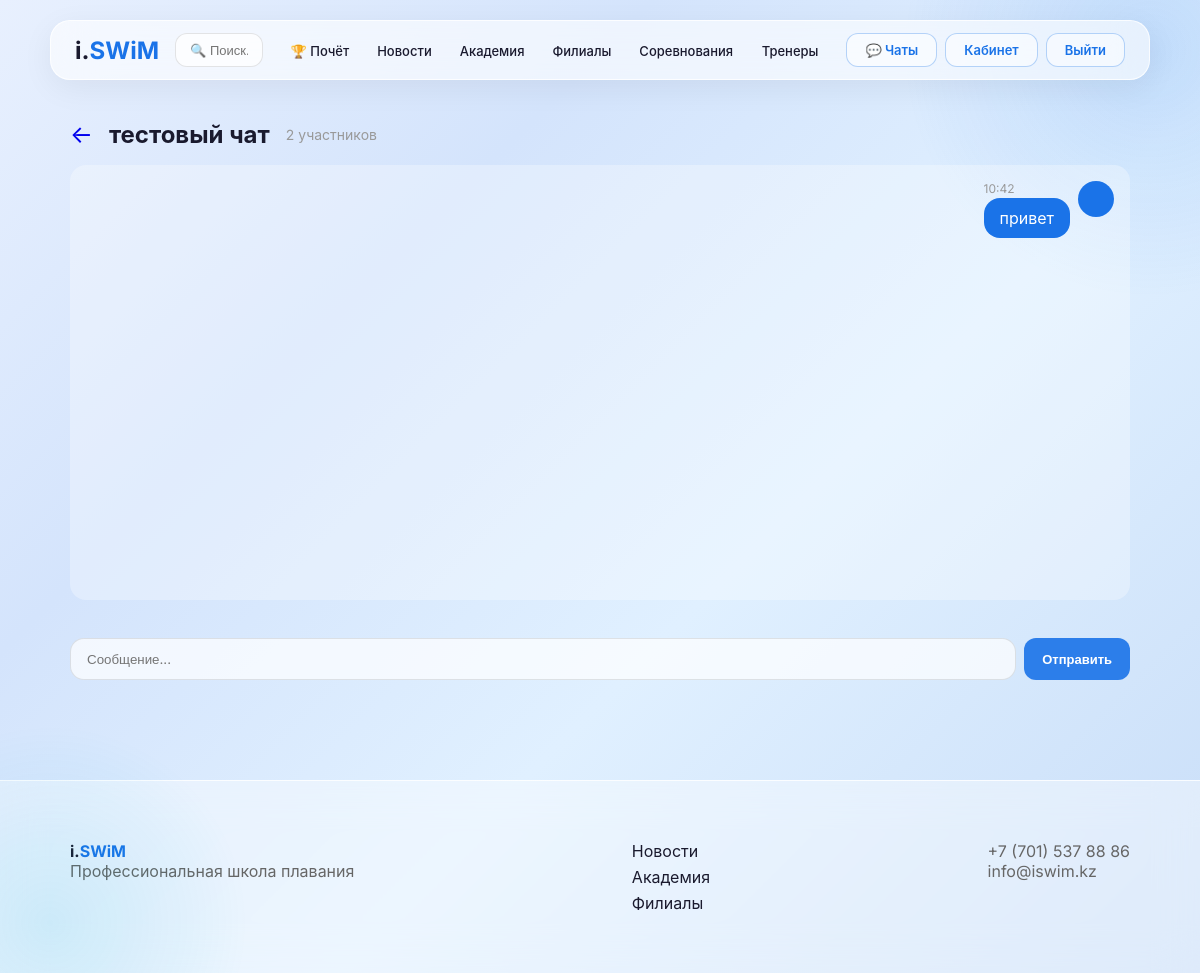
Screenshot of /chat/1/ (signed in) with the database file from the repository.
### chat/models.py (models this page shows, shortened)
class ChatRoom(models.Model):
    ROOM_TYPES = [
        ('private', 'Личный'),
        ('group', 'Групповой'),
    ]
    name = models.CharField(max_length=100, verbose_name='Название')
    room_type = models.CharField(max_length=10, choices=ROOM_TYPES, default='private', verbose_name='Тип')
    participants = models.ManyToManyField(User, related_name='chat_rooms', verbose_name='Участники')
    created_by = models.ForeignKey(User, on_delete=models.CASCADE, related_name='created_rooms', verbose_name='Создатель')
    created_at = models.DateTimeField(auto_now_add=True, verbose_name='Создана')
    avatar = models.ImageField(upload_to='chat_avatars/', blank=True, verbose_name='Аватар')
    class Meta:
        verbose_name = 'Чат'
        verbose_name_plural = 'Чаты'

class Message(models.Model):
    room = models.ForeignKey(ChatRoom, on_delete=models.CASCADE, related_name='messages', verbose_name='Чат')
    sender = models.ForeignKey(User, on_delete=models.CASCADE, related_name='messages', verbose_name='Отправитель')
    text = models.TextField(verbose_name='Текст')
    created_at = models.DateTimeField(auto_now_add=True, verbose_name='Отправлено')
    is_read = models.BooleanField(default=False, verbose_name='Прочитано')
    class Meta:
        verbose_name = 'Сообщение'
        verbose_name_plural = 'Сообщения'
        ordering = ['created_at']

### users/models.py (models this page shows, shortened)
class User(AbstractUser):
    middle_name = models.CharField(max_length=50, blank=True, verbose_name='Отчество')
    phone = models.CharField(max_length=20, blank=True, verbose_name='Телефон')
    avatar = models.ImageField(upload_to='avatars/', blank=True, verbose_name='Аватар')
    class Meta:
        verbose_name = 'Пользователь'
        verbose_name_plural = 'Пользователи'

### chat/views.py (the view)
# urls.py: path('chat/<int:room_id>/', chat_room, name='chat_room'),
@login_required
def chat_room(request, room_id):
    room = get_object_or_404(ChatRoom, id=room_id, participants=request.user)
    messages = room.messages.all()[:50]
    room.messages.exclude(sender=request.user).update(is_read=True)
    return render(request, 'chat/chat_room.html', {
        'room': room,
        'messages': messages,
    })

### chat/templates/chat/chat_room.html (shortened to what this page needs)
{% extends 'core/base.html' %}
{% block content %}
<div class="container" style="height:calc(100vh - 200px);display:flex;flex-direction:column;">
    <div style="display:flex;align-items:center;gap:16px;margin-bottom:16px;">
        <a href="{% url 'chat_list' %}" style="font-size:24px;text-decoration:none;">←</a>
        <h2 style="margin:0;">{{ room.name }}</h2>
        <span style="color:#999;font-size:14px;">{{ room.participants.count }} участников</span>
    </div>
    <div id="messages" style="flex:1;overflow-y:auto;padding:16px;background:rgba(255,255,255,0.3);border-radius:16px;margin-bottom:16px;">
        {% for msg in messages %}
            <div style="margin-bottom:12px;display:flex;gap:8px;{% if msg.sender == user %}flex-direction:row-reverse;{% endif %}">
                <div style="width:36px;height:36px;border-radius:50%;background:{% if msg.sender == user %}#1a73e8{% else %}rgba(0,0,0,0.1){% endif %};display:flex;align-items:center;justify-content:center;color:{% if msg.sender == user %}white{% else %}#333{% endif %};font-size:14px;font-weight:600;flex-shrink:0;">
                </div>
                <div style="max-width:70%;">
                    <div style="font-size:12px;color:#999;margin-bottom:2px;">{{ msg.sender.get_full_name }} {{ msg.created_at|date:"H:i" }}</div>
                    <div style="background:{% if msg.sender == user %}#1a73e8;color:white;{% else %}rgba(255,255,255,0.8);{% endif %}padding:10px 16px;border-radius:16px;word-wrap:break-word;">
                        {{ msg.text }}
                    </div>
                </div>
            </div>
        {% endfor %}
    </div>
    <div id="typing-indicator" style="font-size:12px;color:#999;margin-bottom:4px;min-height:18px;"></div>
    <form id="message-form" style="display:flex;gap:8px;">
        <input type="text" id="message-input" placeholder="Сообщение..." autocomplete="off" style="flex:1;padding:12px 16px;border-radius:14px;border:1px solid rgba(0,0,0,0.1);background:rgba(255,255,255,0.7);font-family:Inter,sans-serif;">
        <button type="submit" class="btn-glass">Отправить</button>
    </form>
</div>
{% endblock %}

### core/templates/core/base.html (style rules this page uses)
* { margin: 0; padding: 0; box-sizing: border-box; }
body { font-family: 'Inter', -apple-system, BlinkMacSystemFont, sans-serif; background: linear-gradient(135deg, #e8f0fe 0%, #d4e4fc 30%, #e0f0ff 60%, #c8ddf8 100%); background-attachment: fixed; min-height: 100vh; color: #1a1a2e; -webkit-font-smoothing: antialiased; }
body::before { content: ''; position: fixed; top: -200px; right: -200px; width: 500px; height: 500px; background: radial-gradient(circle, rgba(26,115,232,0.15) 0%, transparent 70%); border-radius: 50%; pointer-events: none; z-index: 0; }
body::after { content: ''; position: fixed; bottom: -150px; left: -150px; width: 400px; height: 400px; background: radial-gradient(circle, rgba(0,180,216,0.12) 0%, transparent 70%); border-radius: 50%; pointer-events: none; z-index: 0; }
.btn-glass, .btn-glass-outline { padding: 8px 18px; border-radius: 12px; font-weight: 600; font-size: 13px; cursor: pointer; text-decoration: none; display: inline-block; transition: all 0.3s; white-space: nowrap; }
.btn-glass { background: rgba(26,115,232,0.9); color: white; border: none; }
.container { max-width: 1100px; margin: 0 auto; padding: 20px; }

### rows the page displays
ChatRoom: name "тестовый чат", participants.count "2"
Message: created_at "10:42", text "привет"
